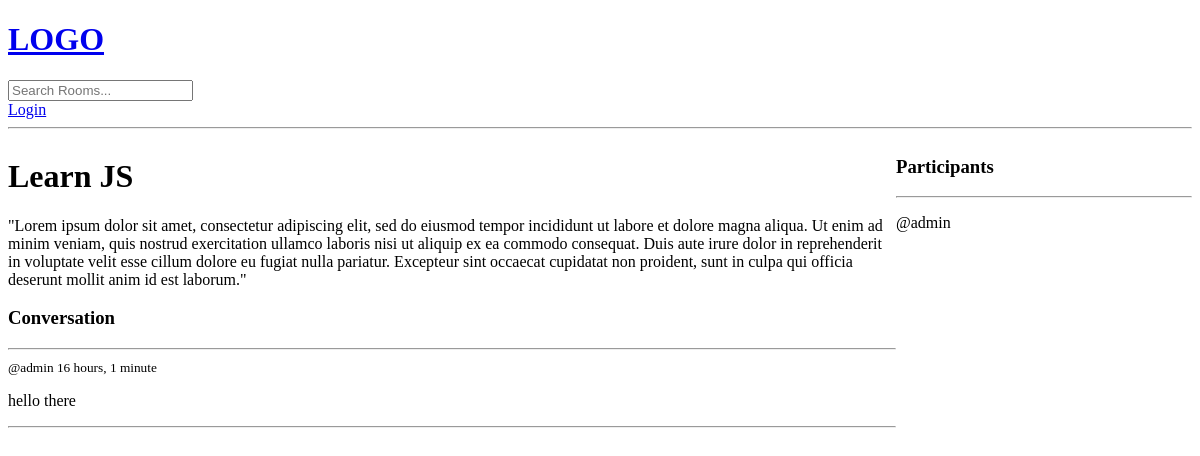
The page /room/1/ on the database as committed earlier.
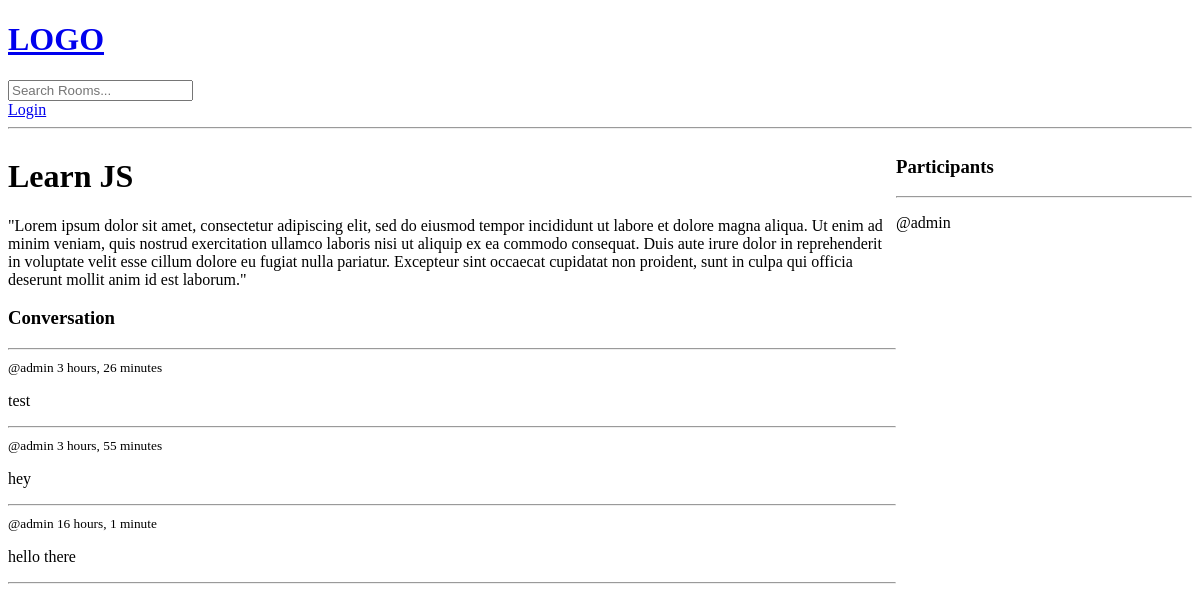
The same page on the database as committed later.
### base/models.py (models this page shows, shortened)
class Message(models.Model):
    user = models.ForeignKey(User, on_delete=models.CASCADE)
    room = models.ForeignKey(Room, on_delete=models.CASCADE)
    body = models.TextField()
    updated = models.DateTimeField(auto_now=True)
    created = models.DateTimeField(auto_now_add=True)
    class Meta:
        ordering = ['-created', '-updated']

### base/views.py (the view, shortened to what this page needs)
# urls.py: path('room/<str:pk>/', views.room, name='room'),
def room(request, pk):
    room = Room.objects.get(id=pk)
    edit_message_id = request.session.get('edit_message_id', -1)
    room_messages = room.message_set.all()
    participants = room.participants.all()
    context = {'room': room, 'room_messages': room_messages,
               'participants': participants, 'edit_message_id': edit_message_id}
    return render(request, 'base/room.html', context=context)

### base/templates/base/room.html (shortened to what this page needs)
{% extends 'main.html' %} {% block content %}
<div class="room-container">
  <div>
    {% if room %}
    <h1>{{ room.name }}</h1>
    <p>{{ room.description }}</p>
    <div class="comment-wrapper">
      <h3>Conversation</h3>
      <hr />
      {% for message in room_messages %}
      <div>
        <small>@{{ message.user }} {{ message.updated | timesince }}</small>
        <p id="body-{{ message.id }}">{{ message.body }}</p>
        <hr />
      </div>
      {% endfor %}
    </div>
     {% else %}
    <h1>No room to display</h1>
    {% endif %}
  </div>
  <div>
    <h3>Participants</h3>
    <hr />
    {% for participant in participants %}
    <div>
      <p>@{{ participant.username }}</p>
    </div>
    {% endfor %}
  </div>
</div>
{% endblock content %}

Rows that differ between the two databases and show on the page:
added Message: user "admin", updated "3 hours, 26 minutes", body "test"
added Message: user "admin", updated "3 hours, 55 minutes", body "hey"
